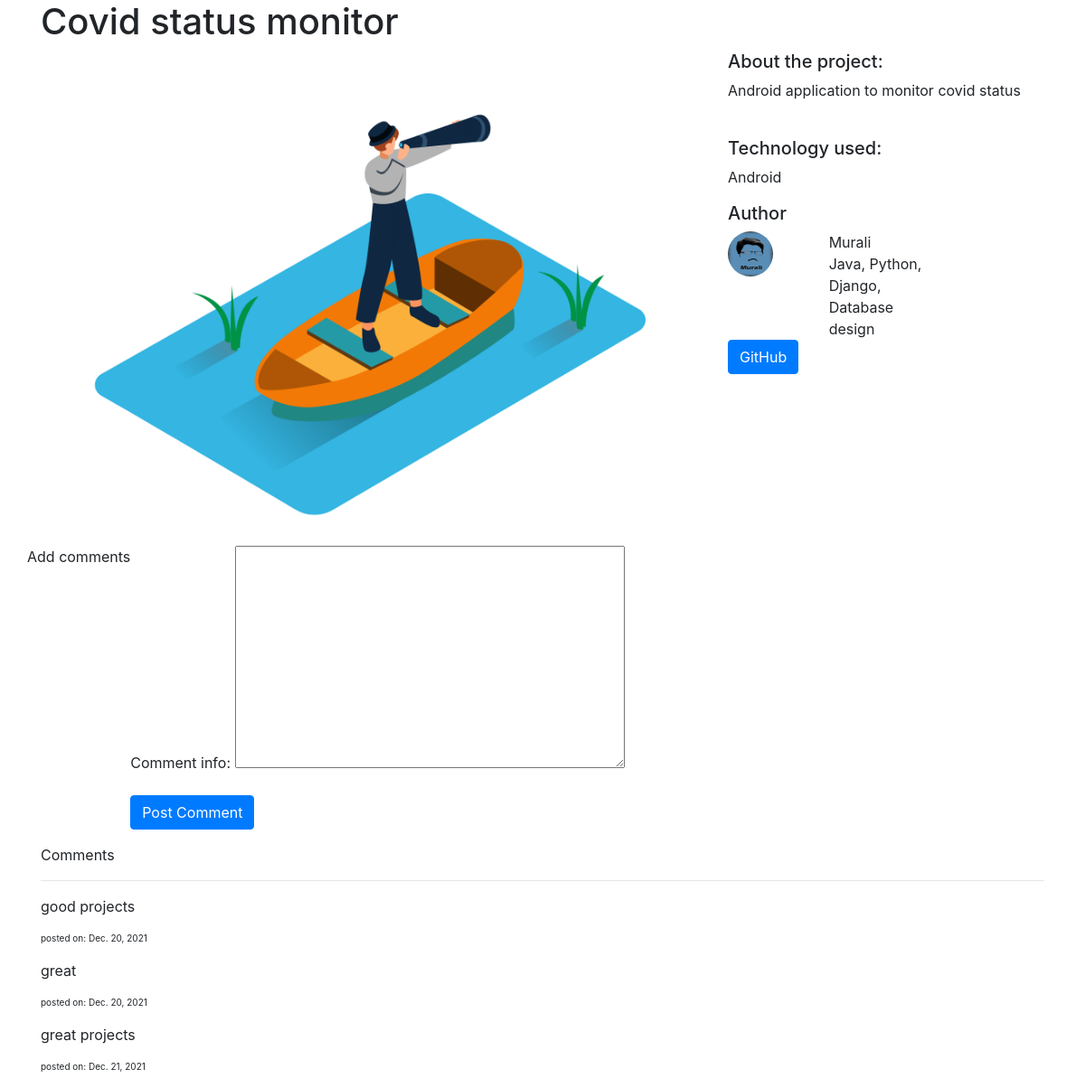
Page /76/ on the committed database.
### myprojects/models.py (models this page shows, shortened)
class myprojects(models.Model):
    title=models.CharField(max_length=60)
    technology=models.CharField(max_length=20)
    description=models.TextField()
    image=models.ImageField(upload_to="pics")
    author=models.ForeignKey(Author,on_delete=models.CASCADE,null=True,blank=True)
    github=models.TextField(max_length=60, null=True)

class Author(models.Model):
    name=models.CharField(max_length=60)
    skills=models.TextField()
    profilepic=models.ImageField(upload_to="authorpics")

class comments(models.Model):
    comment_info=models.TextField()
    comment_date=models.DateField(auto_now_add=True)
    myprojects=models.ForeignKey(myprojects,on_delete=models.CASCADE,null=True,blank=True)

### myprojects/views.py (the view)
# urls.py: path("<int:pk>/",views.project_details,name="project_details"),
def project_details(request,pk):
    print("inside project details")
    project=myprojects.objects.get(pk=pk)
    if request.method=="POST":
        form=commentforms(data=request.POST)
        if form.is_valid():
            newcomment=form.save(commit=False)
            newcomment.myprojects=project
            newcomment.save()
    else:
        form=commentforms()
    comments_connected=comments.objects.filter(myprojects__pk=pk)
    for comment in comments_connected:
        print(comment.comment_info)
    context={
        'project':project,
        'author':project.author,
        'form':form,
        'comments':comments_connected
    }
    return render(request,"projectdetail.html",context)

### myprojects/forms.py
class commentforms(forms.ModelForm):
    class Meta:
        model=comments
        fields=['comment_info']

### portfolio/templates/projectdetail.html (shortened to what this page needs)
{% extends 'base.html' %}
{% load static %}
{% block page_content %}
<h1>{{ project.title }}</h1>
<div class="row">
    <div class="col-md-8">
        <img src="{{project.image.url}}" alt="" width="100%">
    </div>
    <div class="col-md-4">
        <h5>About the project:</h5>
        <p>{{ project.description }}</p>
        <br>
        <h5>Technology used:</h5>
        <p>{{ project.technology }}</p>
        <h5>Author</h5>
        <div class="row"><div class="col-md-4"><img src="{{ author.profilepic.url }}" class="rounded-circle" alt="Cinque Terre" width="50" height="50"></div>
        <div class="col-md-4"><div class="row"><h7>{{ author.name }}</h7></div>
        <div class="row">{{ author.skills }}</div>
        </div> </div>
        <a href="https://github.com/{{ project.github }}" target="blank" class="btn btn-primary">GitHub</a>
    </div>
</div>
<div class="row">
<h7>Add comments</h7>
<form method="POST" width="100%">
    <div class="form-group">
    {{ form.as_p }}
    </div>
    <button type="submit" class="btn btn-primary">Post Comment</button>
</div>
<p>Comments</p>
<hr>
{% for comment in comments%}
<div class="row">
    <div class="col-md-8">
        <p>{{comment.comment_info}}</p>
        <p style="font-size:10px"> posted on: {{comment.comment_date}}</p>
    </div>
</div>
{% endfor %}
{% endblock  %}

### portfolio/templates/base.html (shortened to what this page needs)
<html>
<head>
<link rel="stylesheet" href="https://stackpath.bootstrapcdn.com/bootstrap/4.1.3/css/bootstrap.min.css">
</head>
<body>
<div class="container">
    {% block page_content %}{% endblock %}
</div>
</body>
</html>

### rows in the picture
myprojects: title "Covid status monitor", image (picture), description "Android application to monitor covid status", technology "Android"
Author: profilepic (picture), name "Murali", skills "Java, Python, Django, Database design"
comments: comment_info "good projects", comment_date "Dec. 20, 2021"
comments: comment_info "great", comment_date "Dec. 20, 2021"
comments: comment_info "great projects", comment_date "Dec. 21, 2021"
